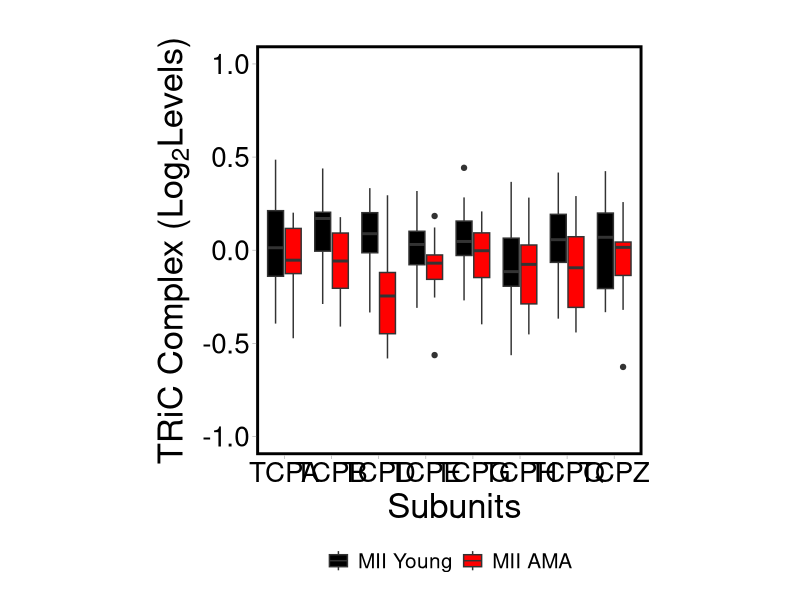

The R source for this figure:

#Adjust name of files/x & y limits/levels/ scale_fill_manual


library(ggplot2)

data1=read.csv('TRIC_MII.csv')


data1$A<- factor(data1$A, levels = c('MII Young','MII AMA'))
p1<-ggplot(data1,aes(x=TRiC.Subunits,y=Log2.levels.,fill=A))+
  geom_boxplot()+
  scale_y_continuous(limits = c(-1,1))+
  theme_light()+
  theme(plot.title = element_text(hjust = 0.5), 
        legend.position="right", 
        legend.title = element_blank(),
        legend.text = element_text(), axis.text.x = element_text(size = 10)) +
  labs(x=" Subunits",
       y = expression("TRiC Complex (Log"[2]*"Levels)"),
       title="")  +
  theme(panel.grid = element_blank(),
        panel.border = element_rect(linewidth = 2,color = "black"),
        axis.title.x = element_text(size = 25,color = "black"), 
        axis.text.x = element_text(size=20, color = 'black'),
        axis.title.y = element_text(size = 25,color = "black"),
        axis.text.y = element_text(size=20,color = "black"),
        plot.margin = margin(0.5, 4, 0.5, 4, "cm"),
        legend.text = element_text(size = 15),
        legend.position = "bottom",  
        legend.direction = "horizontal",  
        legend.box = "horizontal")+
  scale_fill_manual(values = c('MII Young' = 'black', 'MII AMA' = 'red'))

p1
  
  
  
  
  
  
  